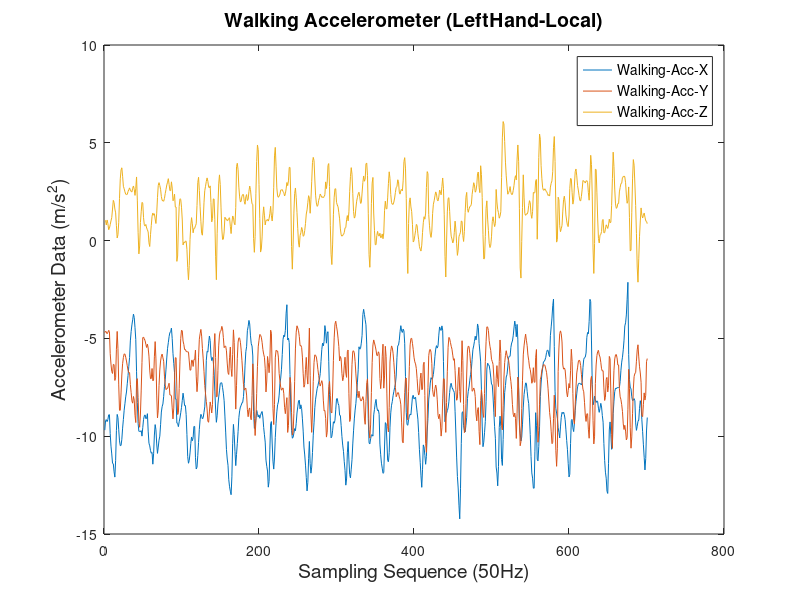
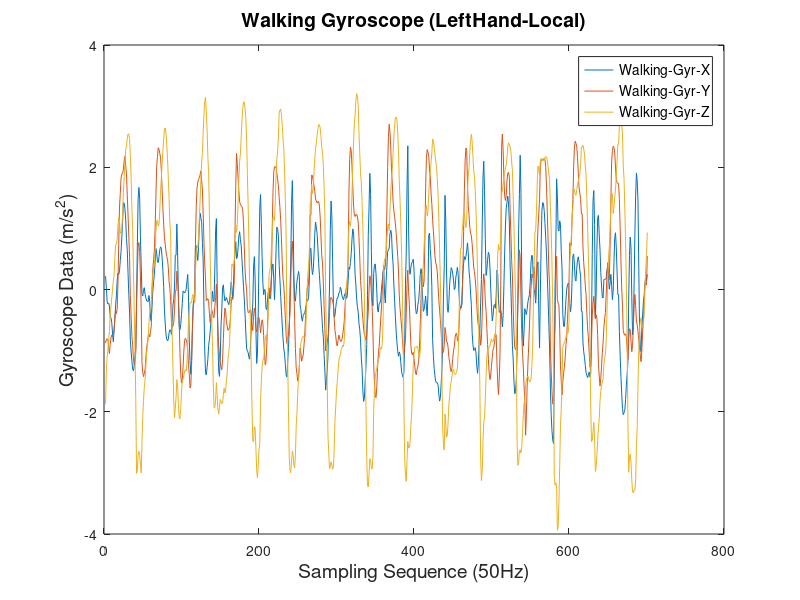
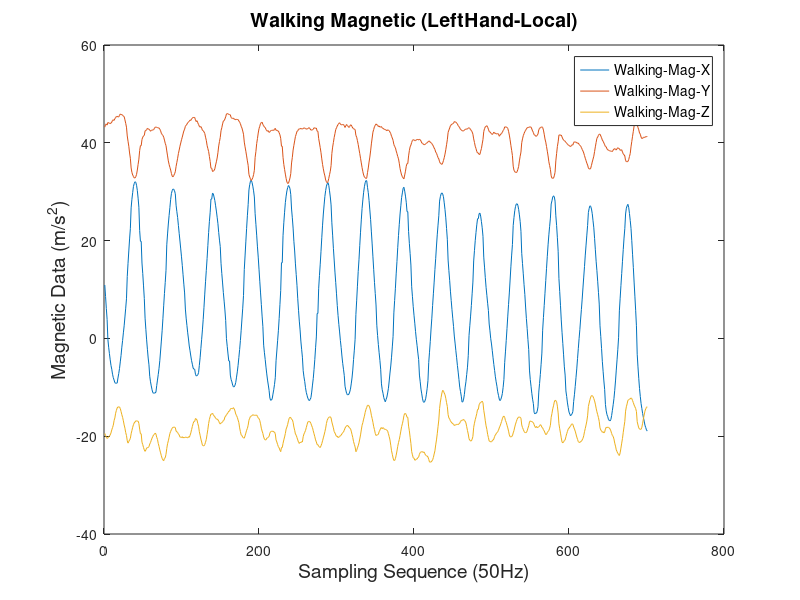

Recreate these plots in MATLAB, in order.
SourceData=importdata('LeftHand_3.csv');
startIndex = 111;
endIndex = 811;
selectNum=endIndex-startIndex+1;
sycnData = SourceData.data(startIndex:endIndex,:);
acc = sycnData(:,1:3);
gyr = sycnData(:,10:12);
mag = sycnData(:,13:15);

figure(1);
plot(acc);
legend('Walking-Acc-X','Walking-Acc-Y', 'Walking-Acc-Z','FontSize',10);
xlabel('Sampling Sequence (50Hz)','FontSize',14);
ylabel('Accelerometer Data (m/s^2)','FontSize',14);
title('Walking Accelerometer (LeftHand-Local)','FontSize',14);

figure(2);
plot(gyr);
legend('Walking-Gyr-X','Walking-Gyr-Y', 'Walking-Gyr-Z','FontSize',10);
xlabel('Sampling Sequence (50Hz)','FontSize',14);
ylabel('Gyroscope Data (m/s^2)','FontSize',14);
title('Walking Gyroscope (LeftHand-Local)','FontSize',14);

figure(3);
plot(mag);
legend('Walking-Mag-X','Walking-Mag-Y', 'Walking-Mag-Z','FontSize',10);
xlabel('Sampling Sequence (50Hz)','FontSize',14);
ylabel('Magnetic Data (m/s^2)','FontSize',14);
title('Walking Magnetic (LeftHand-Local)','FontSize',14);
